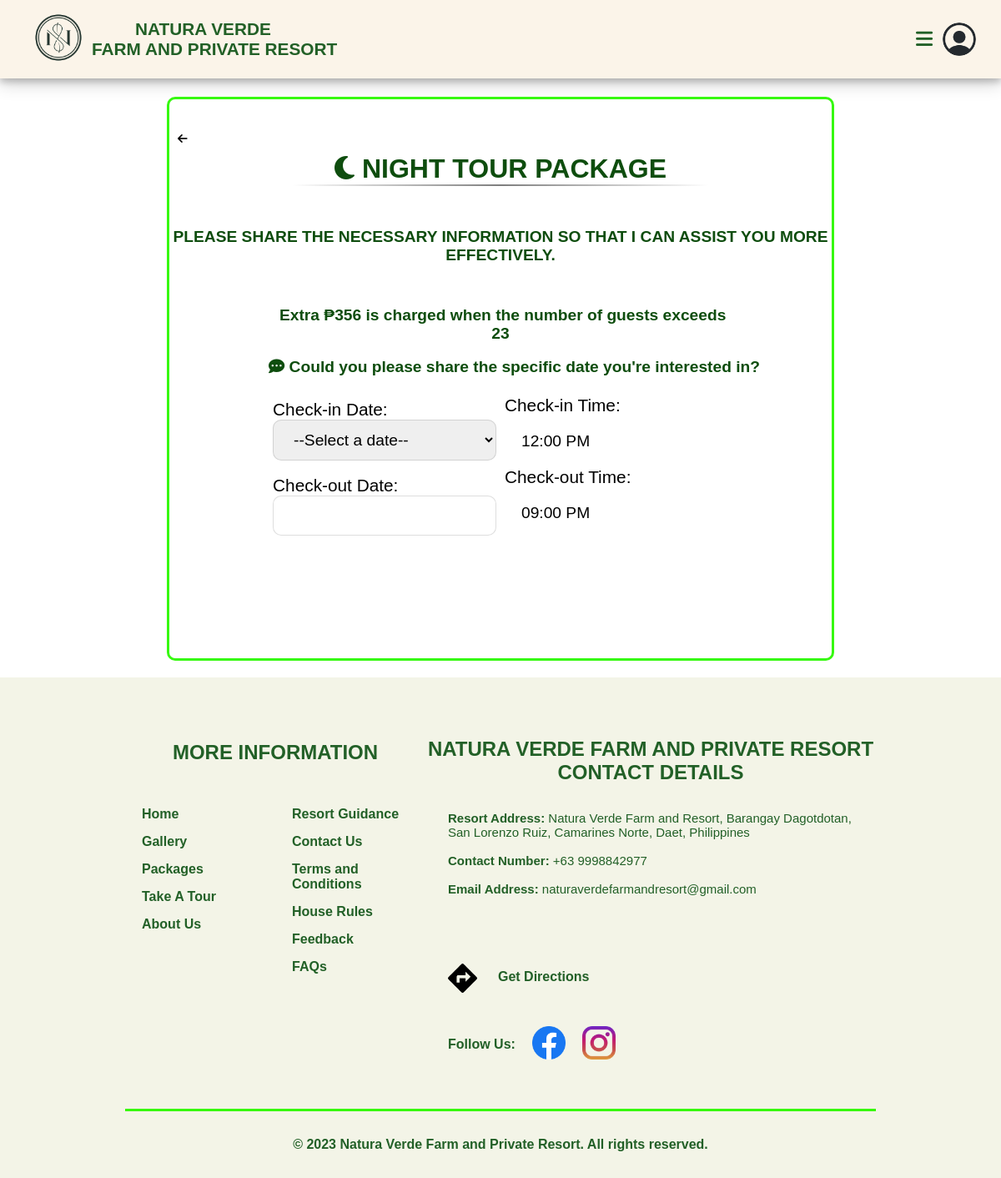
The app's page /auth/nightTourOption_step3.php (signed in) with its own data.
### tables this page shows
CREATE TABLE `package_prices` (
  `price_id` int(11) NOT NULL,
  `package_name` varchar(30) NOT NULL,
  `package_price` int(11) NOT NULL,
  `package_type` varchar(30) NOT NULL,
  `attribute` varchar(30) NOT NULL,
  `max_pax` int(11) NOT NULL
);

CREATE TABLE `package_time` (
  `id` int(11) NOT NULL,
  `package_name` varchar(30) NOT NULL,
  `check_in_time` time NOT NULL,
  `check_out_time` time NOT NULL
);

### auth/nightTourOption_step3.php (the view, shortened to what this page needs)
<?php
     require_once './db_connection.php';
     $query2 = "SELECT * FROM package_prices WHERE price_id = 14";
     $result2 = $conn->query($query2);
     if ($result2->num_rows > 0) {
         $row2 = $result2->fetch_assoc();
         $packageExcessPrice = $row2["package_price"];
     } else {
         $packageExcessPrice = "No Price Available";
         $packageExcessName = "No Name Available";
     }
     $query3 = "SELECT * FROM package_prices WHERE price_id = 13";
     $result3 = $conn->query($query3);
     if ($result3->num_rows > 0) {
         $row3 = $result3->fetch_assoc();
         $maxPax = $row3["package_price"];
     } else {
         $maxPax = "No Max Pax Available";
         $packagePaxName = "No Name Available";
     }
     $query9 = "SELECT * FROM package_time WHERE id = 2";
$result9 = $conn->query($query9);
if ($result9->num_rows > 0) {
    $row9 = $result9->fetch_assoc();
    $overnightCheckIn = $row9['check_in_time'];
    $overnightCheckOut = $row9['check_out_time'];
$checkInTime = date("h:i A", strtotime($overnightCheckIn));
$checkOutTime = date("h:i A", strtotime($overnightCheckOut));
} else {
    $overnightCheckIn = "No Time Available";
    $overnightCheckOut = "No Time Available";
    $overnightTimeName = "No Name Available";
}
?>
<!DOCTYPE html>
<html>
<head>
    <link rel="stylesheet" href="https://cdnjs.cloudflare.com/ajax/libs/animate.css/4.1.1/animate.min.css"/>
    <link rel="stylesheet" href="https://cdnjs.cloudflare.com/ajax/libs/font-awesome/6.4.2/css/all.min.css">
<body>
<header>
<?php include('./header_authenticated.php') ?>
    <div class="headcontainer">
    <button class="back-button" onclick="goBack()"><i class="fa-solid fa-arrow-left"></i></button>
            <h1 class="text-with-icon  animate__animated animate__slideInDown animate__delay-0.8s"><i class="fa-solid fa-moon"></i>&nbsp;Night Tour Package</h1>
            <div class="hr-one animate__animated animate__slideInDown animate__delay-0.8s"></div>
            <div class="h50 animate__animated animate__slideInDown animate__delay-0.8s"></div>
            <h2 class="animate__animated animate__zoomIn animate__delay-1s">Please share the necessary information so that I can assist you more effectively.</h2>
            <div class="form-container">
            <p id="people" style="width: fit-content; margin:auto;" >&nbsp;Extra ₱<?php echo $packageExcessPrice; ?> is charged when the number of guests exceeds <?php echo $maxPax; ?></p><br>
                <p class="typing-text" style="width: fit-content; margin:auto;"><i class="fa-solid fa-comment-dots"></i>&nbsp;Could you please share the specific date you're interested in?</p>
                <form id="booking-form" action="nightTourOption_step3_submit.php" method="post">
                <input type="text" id="guestID" name="guestID" value="<?php echo $_SESSION['id_session']; ?>"><br>
                <div class="two-column-container">
    <div class="column">
        <label for="check-in-date">Check-in Date:</label>
        <select id="check-in-date" name="check_in_date" required>
            <option value="">--Select a date--</option>
        </select><br><br>
        <label for="check-out-date">Check-out Date:</label>
                <input id="check-out-date" name="check_out_date" readonly>
    </div>
    <div class="column">
        <label for="check-in-times">Check-in Time:</label>
        <input type="text" id="check-in-times" name="check_in_times" value="<?php echo $checkInTime ?>" readonly style="border: none;">
        <label for="check-out-times">Check-out Time:</label>
                <input type="text" id="check-out-times" name="check_out_times" value="<?php echo $checkOutTime ?>" readonly style="border: none;">
    </div>
</div>
                <label for="total-guests">Total Guests:</label><br>
                <input type="number" id="total-guests" name="total_guests" required><br>
                <label for="room-accomodation">Room Accomodation:</label><br>
                <label for="package-price">Package Price:</label><br>
                <input type="number" id="number-of-nights" name="number_of_nights" value="1"><br><br>
                </form>
            </div>
    </div>
<footer>
<?php include './footer.php' ?>
</footer>
</body>
</html>

### auth/css/header_authenticated.css (style rules this page uses)
* { margin: 0; padding: 0; box-sizing: border-box; font-family: Arial, Helvetica, sans-serif; }
header { width: 100%; height: 12vh; background: transparent; z-index: 5; }

### auth/css/footer.css (style rules this page uses)
* { margin: 0; padding: 0; box-sizing: border-box; font-family: Arial, Helvetica, sans-serif; }
h2 { text-transform: uppercase; text-align: center; font-size: 1.5em; }

### auth/nightTourOption_step3.php (style rules this page uses)
* { margin: 0; padding: 0; box-sizing: border-box; font-family: Arial, Helvetica, sans-serif; }
.headcontainer { max-width: 60%; max-height: auto; margin: 20px auto ; padding: 50px 40px; border: solid #36f90f ; border-radius: 10px; }
.headcontainer h1 { font-family: Arial, sans-serif; text-transform: uppercase; font-size: 32px; font-weight: 2px; text-align: center; color: #0e4d0e; justify-content: center; }
.hr-one { margin: auto; width: 500px; border: 0; height: 2px; background-image: linear-gradient(to right, rgba(255, 255, 255, 0), rgba(121, 121, 121, 0.96), rgba(255, 255, 255, 0)); }
.h50 { clear: both; height: 50px; }
.headcontainer h2 { font-family: Arial, sans-serif; font-size: 1.2em; font-weight: 2px; text-align: center; color: #0e4d0e; justify-content: center; }
.modal-content p, .form-container p, #booking-question { font-family: Arial, sans-serif; font-size: 1.2em; font-weight: bold; text-align: center; color: #0e4d0e; justify-content: center; margin-top: 3%; }
.typing-text { font-family: Arial, sans-serif; font-size: 15px; white-space: nowrap; overflow: hidden; text-align: center; width: 100%; animation: typing 3.5s steps(40, end), blink .75s step-end infinite; }
.form-container { width: 70%; flex-direction: column; justify-content: center; align-items: center; margin: 0 auto; margin-top: 50px; }
input[type="text"],input[type="number"] { width: 100%; padding: 12px 20px; margin: 8px 0; box-sizing: border-box; border: none; border-bottom: 2px solid #4CAF50; font-family: Arial, sans-serif; }
#check-out-date, #check-in-date { font-size: 1.2rem; width:100%; padding:12px 20px; display:inline-block; border-radius: 10px; border: solid 1px rgba(128, 128, 128, 0.26); font-family: Arial, sans-serif; }
form input[type=text],form input[type=date],form input[type=number] { width:100%; padding:12px 20px; margin:8px 0; display:inline-block; border-radius: 10px; border: solid 1px rgba(128, 128, 128, 0.26); font-family: Arial, sans-serif; font-size: 1.2rem; }
form label { font-family: Arial, sans-serif; font-size: 1.3em; margin-top: 50px; }
@media (max-width: 1280px) { .headcontainer { padding: 30px 0; max-width: 800px; height: auto; } }
.two-column-container { display: flex; justify-content: space-between; align-items: center; }
.column { flex: 1; margin: 5px; }
.back-button { background: none; color: black; border: none; margin-right: 90%; padding: 10px; cursor: pointer; }
.back-button i { margin-right: 5px; }

### records on screen
package_prices: package_price "356"
package_prices: package_price "23"
package_time: check_in_times "12:00 PM", check_out_times "09:00 PM"
